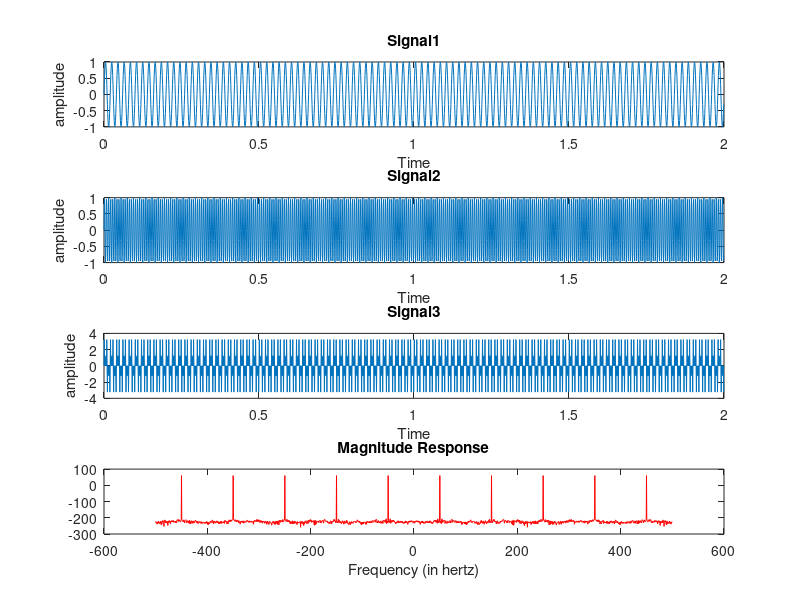

Here is the MATLAB script that generated this plot:
%%Time specifications:
Fs = 1000;                      % samples per second
t = 0:1/Fs:2-1/Fs;
N = length(t);

%%Frequency specifications:
f = (-N/2:N/2-1)*Fs/N;           % hertz

%%Sine wave:
Fc = 50;                       % hertz
x = sin(2*pi*Fc*t);
x1 = sin(2*pi*3*Fc*t);
x2 = sin(2*pi*5*Fc*t);
x3 = sin(2*pi*7*Fc*t);
x4 = sin(2*pi*9*Fc*t);

final_x=x+x1+x2+x3+x4

%Fourier Transform:
y = fftshift(fft(final_x,N));


%%Plot the spectrum:
figure;
subplot(4,1,1) 
plot(t,x)
xlabel('Time');
ylabel('amplitude');
title('Signal1');
subplot(4,1,2) 
plot(t,x1)
xlabel('Time');
ylabel('amplitude');
title('Signal2');
subplot(4,1,3) 
plot(t,final_x)
xlabel('Time');
ylabel('amplitude');
title('Signal3');
subplot(4,1,4) 
plot(f,20*log10(abs(y)),'r');
xlabel('Frequency (in hertz)');
title('Magnitude Response');
